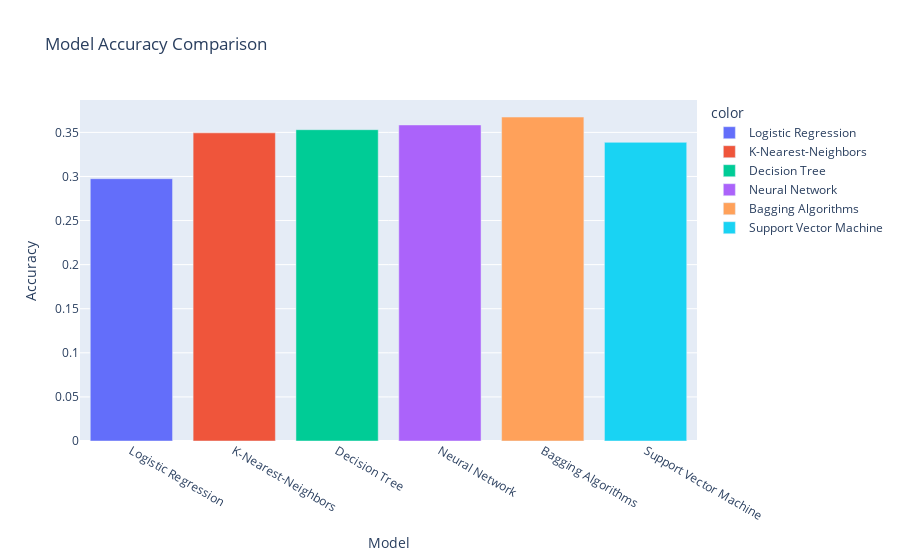

Source (notebook cell):
### Code cell
fig = px.bar(
    x=["Logistic Regression", "K-Nearest-Neighbors", "Decision Tree", "Neural Network", "Bagging Algorithms", "Support Vector Machine"],
    y=[lgs_acc, knn_acc, dec_acc, mlp_acc, bagging_acc, svm_acc],
    color=["Logistic Regression", "K-Nearest-Neighbors", "Decision Tree", "Neural Network", "Bagging Algorithms", "Support Vector Machine"],
    labels={'x': "Model", 'y': "Accuracy"},
    title="Model Accuracy Comparison"
)

fig.show()

### Figure 1 — Plotly figure (JSON) as saved in the notebook; plotly's stock layout.template omitted (floating-point values rounded to 4 significant figures)
{"data": [{"alignmentgroup": "True", "hovertemplate": "color=Logistic Regression<br>Model=%{x}<br>Accuracy=%{y}<extra></extra>", "legendgroup": "Logistic Regression", "marker": {"color": "#636efa", "pattern": {"shape": ""}}, "name": "Logistic Regression", "offsetgroup": "Logistic Regression", "orientation": "v", "showlegend": true, "textposition": "auto", "type": "bar", "x": ["Logistic Regression"], "xaxis": "x", "y": [0.2975], "yaxis": "y"}, {"alignmentgroup": "True", "hovertemplate": "color=K-Nearest-Neighbors<br>Model=%{x}<br>Accuracy=%{y}<extra></extra>", "legendgroup": "K-Nearest-Neighbors", "marker": {"color": "#EF553B", "pattern": {"shape": ""}}, "name": "K-Nearest-Neighbors", "offsetgroup": "K-Nearest-Neighbors", "orientation": "v", "showlegend": true, "textposition": "auto", "type": "bar", "x": ["K-Nearest-Neighbors"], "xaxis": "x", "y": [0.3495], "yaxis": "y"}, {"alignmentgroup": "True", "hovertemplate": "color=Decision Tree<br>Model=%{x}<br>Accuracy=%{y}<extra></extra>", "legendgroup": "Decision Tree", "marker": {"color": "#00cc96", "pattern": {"shape": ""}}, "name": "Decision Tree", "offsetgroup": "Decision Tree", "orientation": "v", "showlegend": true, "textposition": "auto", "type": "bar", "x": ["Decision Tree"], "xaxis": "x", "y": [0.353], "yaxis": "y"}, {"alignmentgroup": "True", "hovertemplate": "color=Neural Network<br>Model=%{x}<br>Accuracy=%{y}<extra></extra>", "legendgroup": "Neural Network", "marker": {"color": "#ab63fa", "pattern": {"shape": ""}}, "name": "Neural Network", "offsetgroup": "Neural Network", "orientation": "v", "showlegend": true, "textposition": "auto", "type": "bar", "x": ["Neural Network"], "xaxis": "x", "y": [0.3584], "yaxis": "y"}, {"alignmentgroup": "True", "hovertemplate": "color=Bagging Algorithms<br>Model=%{x}<br>Accuracy=%{y}<extra></extra>", "legendgroup": "Bagging Algorithms", "marker": {"color": "#FFA15A", "pattern": {"shape": ""}}, "name": "Bagging Algorithms", "offsetgroup": "Bagging Algorithms", "orientation": "v", "showlegend": true, "textposition": "auto", "type": "bar", "x": ["Bagging Algorithms"], "xaxis": "x", "y": [0.3674], "yaxis": "y"}, {"alignmentgroup": "True", "hovertemplate": "color=Support Vector Machine<br>Model=%{x}<br>Accuracy=%{y}<extra></extra>", "legendgroup": "Support Vector Machine", "marker": {"color": "#19d3f3", "pattern": {"shape": ""}}, "name": "Support Vector Machine", "offsetgroup": "Support Vector Machine", "orientation": "v", "showlegend": true, "textposition": "auto", "type": "bar", "x": ["Support Vector Machine"], "xaxis": "x", "y": [0.3387], "yaxis": "y"}], "layout": {"barmode": "relative", "legend": {"title": {"text": "color"}, "tracegroupgap": 0}, "title": {"text": "Model Accuracy Comparison"}, "xaxis": {"anchor": "y", "domain": [0, 1], "title": {"text": "Model"}}, "yaxis": {"anchor": "x", "domain": [0, 1], "title": {"text": "Accuracy"}}}}
